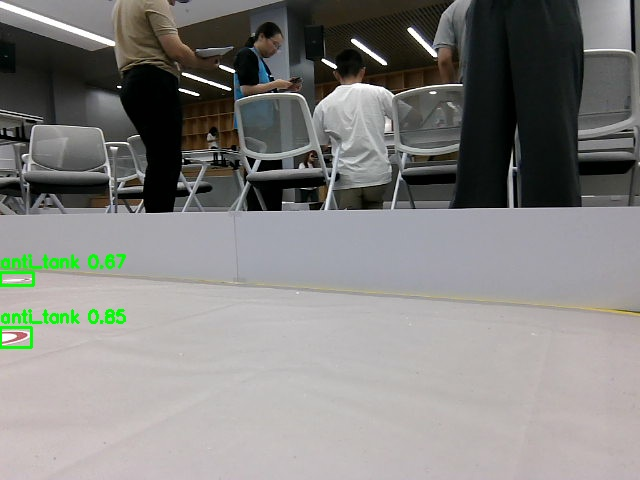
#> input picture src/raicom2026/data/evidence/AT_iv.jpg, 640 x 480 px
$ python -i line_detect.py   (imports and definitions only)
#> lines starting #> are read from the running program, lines starting #| are printed output that depends on the picture; after the words box and inside, x2 and y2 are one past the last pixel; in counts of white or black regions, pixels touching at a corner belong together
#> further down, picture is the input picture: shape (480, 640, 3); mean B, G, R 128.2, 130.9, 131.4
# -*- coding: utf-8 -*-
# ============================================================
# raicom2026/line_detect.py —— 车道双黄线检测纯逻辑 (2026-08-14 v2)
# ------------------------------------------------------------
# 比赛场地: 车道两侧各一条黄色边线 (~5cm 宽, 间距约 480mm),
# 小车必须在两条黄线中间行驶, 不能踩线。
# 相机: Orbbec DaBai DCW2, 640x480, 高 0.2m 平视。
# 只依赖 numpy+cv2, 不 import rospy (离线可测)。
#
# 算法 (质心二分, 对双线对称车道天然稳健):
#   1) 画面下部 ROI (车前方 ~0.5-1.5m 地面) 转 HSV
#   2) 黄色掩膜 + 开运算去噪
#   3) 全体黄像素质心 cx_all -> 按 cx_all 分左右两组
#      左组质心=左线, 右组质心=右线
#   4) 车道中心 = 两线质心均值; 偏差 = 车道中心 - 画面中心
#   5) 校验: 两线间距在合理范围 (车道 480mm @0.5~1.5m -> ~150-600px),
#      否则视为误检返回 None
# ============================================================
import numpy as np
import cv2

# HSV 黄色范围 (胶带黄; H 18-35, S/V 下限防阴影灰)
YELLOW_LOW = np.array([18, 90, 100], dtype=np.uint8)
YELLOW_HIGH = np.array([35, 255, 255], dtype=np.uint8)

# 检测有效性: 每侧线最少像素数 (2026-08-15: 30->5, 窄道板子可能挡住部分黄线)
MIN_LINE_PX = 5
# 两线间距合理范围 (px): 车道 480mm, 距离 0.5m->~590px, 1.5m->~195px
LANE_PX_MIN = 120.0
LANE_PX_MAX = 620.0


def detect_line(bgr, roi_bottom=0.45, fx=610.0, dist_m=0.8):
    """检测车道两侧黄线, 返回
    (deviation_px, deviation_m, lane_px, ratio) 或 None。
    deviation_px > 0 = 车道中心在画面中心右侧 (车偏左)。
    lane_px = 两线间距 (px)。ratio = 黄像素占比。
    """
#> called with roi_bottom = 0.45, fx = 610, dist_m = 0.8
    if bgr is None:
        return None
    h, w = bgr.shape[:2]
#> h = 480; w = 640
    if h < 10 or w < 10:
        return None
    roi = bgr[int(h * (1.0 - roi_bottom)):, :, :]
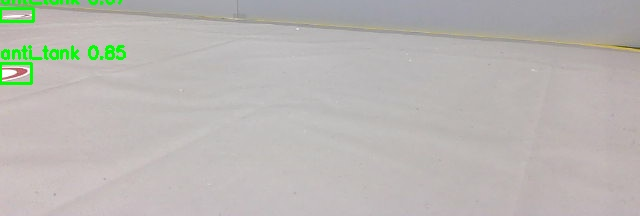
#> roi: shape (216, 640, 3); mean B, G, R 179.3, 183.2, 185.5
    hsv = cv2.cvtColor(roi, cv2.COLOR_BGR2HSV)
#> hsv: shape (216, 640, 3); mean H, S, V 54.9, 13.8, 189
    mask = cv2.inRange(hsv, YELLOW_LOW, YELLOW_HIGH)
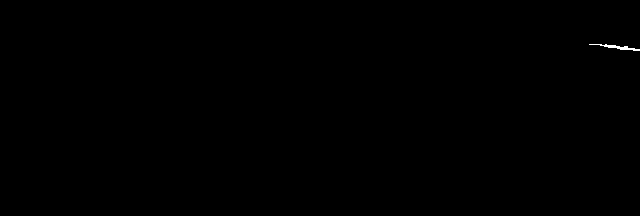
#> mask: shape (216, 640); 0.08% white in thin lines or dots, all inside (x1, y1, x2, y2) = (589, 44, 640, 51)
    mask = cv2.morphologyEx(mask, cv2.MORPH_OPEN, np.ones((5, 5), np.uint8))
#> mask: shape (216, 640); every value is 0

    ys, xs = np.where(mask > 0)
#> ys = empty array; xs = empty array
    n = len(xs)
#> n = 0
    if n < 2 * MIN_LINE_PX:
        return None
    ratio = float(n) / float(mask.size)

    # 全体质心 -> 左右分组 -> 两线质心
    cx_all = float(xs.mean())
    left_sel = xs < cx_all
    right_sel = xs >= cx_all
    if int(left_sel.sum()) < MIN_LINE_PX or int(right_sel.sum()) < MIN_LINE_PX:
        return None          # 只看到一条线 (另一条被遮挡/出画面)
    left_cx = float(xs[left_sel].mean())
    right_cx = float(xs[right_sel].mean())

    lane_px = right_cx - left_cx
    if not (LANE_PX_MIN <= lane_px <= LANE_PX_MAX):
        return None          # 间距不合理: 误检(单条宽线/散点)

    lane_cx = (left_cx + right_cx) / 2.0
    deviation_px = lane_cx - w / 2.0
    if fx <= 0:
        return None
    deviation_m = deviation_px / fx * dist_m
    return deviation_px, deviation_m, lane_px, ratio


def draw_line_debug(bgr, deviation_px, lane_px, ratio):
    """调试图: 画两线质心(蓝)、车道中心(红)、画面中心(绿)。"""
    img = bgr.copy()
    h, w = img.shape[:2]
    lane_cx = int(round(w / 2.0 + deviation_px))
    half = int(round(lane_px / 2.0))
    y0 = int(h * 0.6)
    cv2.line(img, (lane_cx - half, y0), (lane_cx - half, h - 1), (255, 0, 0), 2)
    cv2.line(img, (lane_cx + half, y0), (lane_cx + half, h - 1), (255, 0, 0), 2)
    cv2.line(img, (lane_cx, y0), (lane_cx, h - 1), (0, 0, 255), 2)
    cv2.line(img, (w // 2, y0), (w // 2, h - 1), (0, 255, 0), 1)
    cv2.putText(img, 'dev=%.0fpx lane=%.0fpx r=%.3f' % (deviation_px, lane_px, ratio),
                (10, h - 14), cv2.FONT_HERSHEY_SIMPLEX, 0.6, (0, 0, 255), 2)
    return img

>>> import cv2
>>> picture = cv2.imread('../../data/evidence/AT_iv.jpg')
>>> result = detect_line(picture)

$ run again, on src/raicom2026/data/evidence/M_A.jpg
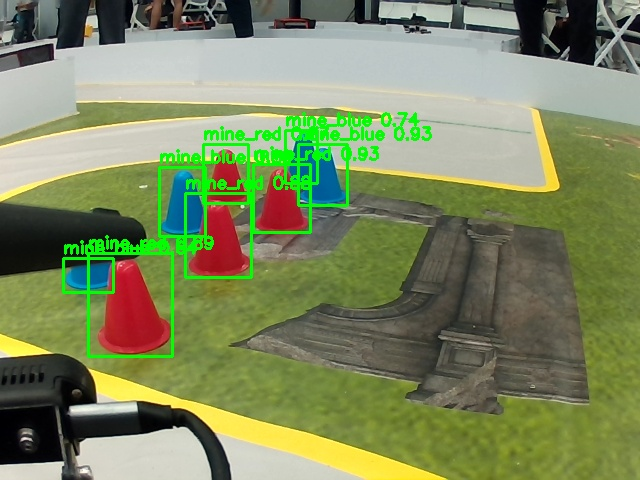
#> input picture src/raicom2026/data/evidence/M_A.jpg, 640 x 480 px
#> picture is the input picture: shape (480, 640, 3); mean B, G, R 95.2, 136.9, 125.2
#> in detect_line, `roi = bgr[int(h * (1.0 - roi_bottom)):, :, :]`:
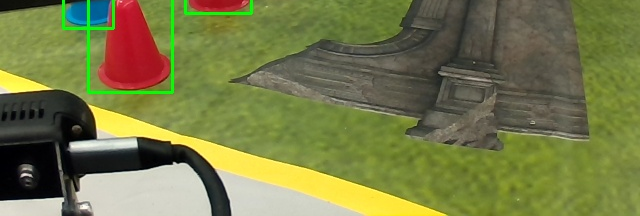
#> roi: shape (216, 640, 3); mean B, G, R 72, 122.9, 118.8
#> hsv: shape (216, 640, 3); mean H, S, V 41.3, 108.8, 130.1
#> in detect_line, `mask = cv2.morphologyEx(mask, cv2.MORPH_OPEN, np.ones((5, 5), np.uint8))`:
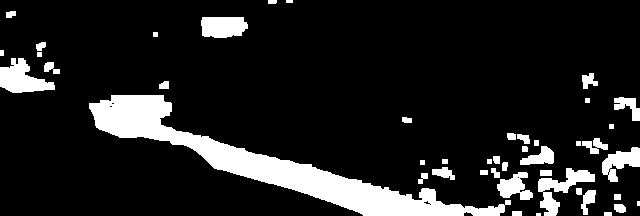
#> mask: shape (216, 640); 12.9% white; 45 white regions (2 under 20 px), largest, box (x1, y1, x2, y2) and area: (89, 95, 511, 216) 10661, (0, 58, 55, 93) 1105, (538, 168, 595, 216) 1005
#> ys = 17879 values from 0 to 215; xs = 17879 values, max 639 at index 3774, min 0 at index 1063, mean 325.4
#> n = 17879
#> ratio = 0.129
#> cx_all = 325.4
#> left_cx = 177.6
#> right_cx = 486.5
#> lane_px = 308.9
#> lane_cx = 332
#> deviation_px = 12.03
#> deviation_m = 0.0158
#> result = (12.03, 0.0158, 308.9, 0.129)

$ run again, on src/raicom2026/data/evidence/M_B.jpg
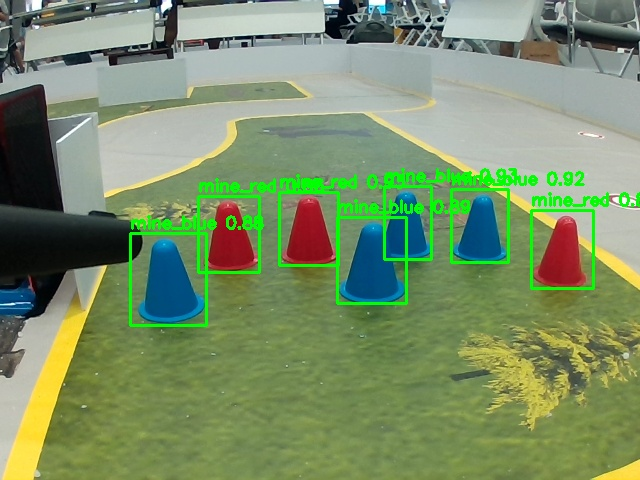
#> input picture src/raicom2026/data/evidence/M_B.jpg, 640 x 480 px
#> picture is the input picture: shape (480, 640, 3); mean B, G, R 103.8, 143.4, 122
#> in detect_line, `roi = bgr[int(h * (1.0 - roi_bottom)):, :, :]`:
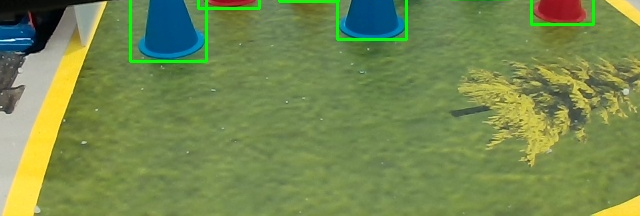
#> roi: shape (216, 640, 3); mean B, G, R 79.3, 138, 117.5
#> hsv: shape (216, 640, 3); mean H, S, V 43.5, 121, 142.4
#> in detect_line, `mask = cv2.morphologyEx(mask, cv2.MORPH_OPEN, np.ones((5, 5), np.uint8))`:
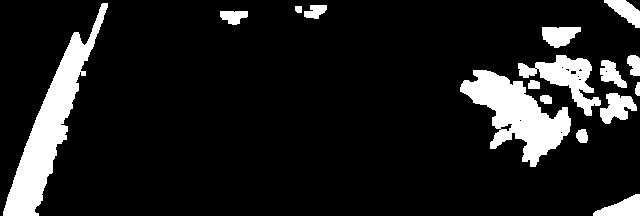
#> mask: shape (216, 640); 11.9% white; 16 white regions, largest, box (x1, y1, x2, y2) and area: (3, 3, 108, 216) 5789, (460, 70, 571, 167) 4793, (518, 55, 601, 116) 1912
#> ys = 16457 values from 0 to 215; xs = 16457 values, max 639 at index 539, min 3 at index 16052, mean 368.1
#> n = 16457
#> ratio = 0.119
#> cx_all = 368.1
#> left_cx = 69
#> right_cx = 555.7
#> lane_px = 486.7
#> lane_cx = 312.4
#> deviation_px = -7.65
#> deviation_m = -0.01
#> result = (-7.65, -0.01, 486.7, 0.119)
